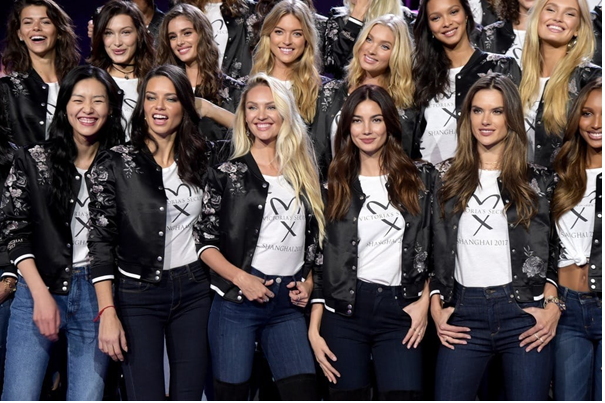
%> input picture ip1.png, 605 x 403 px
$ octave FacesImageFromVideo.m   (GNU Octave 9; MATLAB toolbox functions it lacks are replaced by stand-ins)
%> lines starting %> are read from the running program, lines starting %| are printed output that depends on the picture; in (x1, y1, x2, y2) boxes, pixels count from 0 and x2, y2 are one past the last pixel; in counts of white or black regions, pixels touching at a corner belong together; the program's own positions count from 1
a1=imread('ip1.png');
%> a1 is the input picture: size 403x605x3 uint8; mean R, G, B 87.1, 77.1, 77.2
a2=imread('ip2.png');
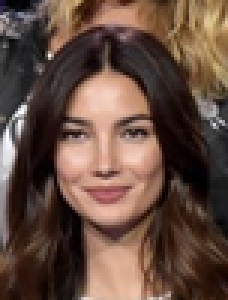
%> input picture ip2.png, 76 x 100 px (shown 3 times larger)
%> a2 is the input picture: size 100x76x3 uint8; mean R, G, B 100.7, 76.1, 64.7
a3=im2bw(a1);
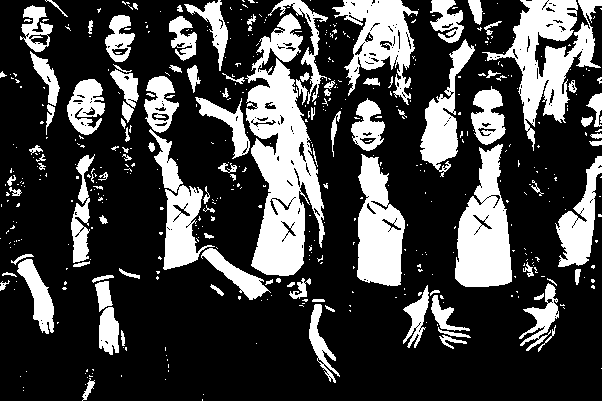
%> a3: size 403x605 logical; 27.3% white; 491 white regions (390 under 20 px), largest, box (x1, y1, x2, y2) and area: (0, 0, 605, 403) 11573, (245, 13, 325, 276) 10787, (455, 144, 512, 287) 5228
a4=im2bw(a2);
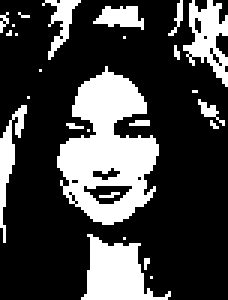
%> a4: size 100x76 logical (shown 3 times larger); 26.7% white; 26 white regions (18 under 20 px), largest, box (x1, y1, x2, y2) and area: (19, 22, 53, 75) 1022, (27, 78, 57, 100) 361, (61, 0, 76, 29) 216
%> (the run ends here)
